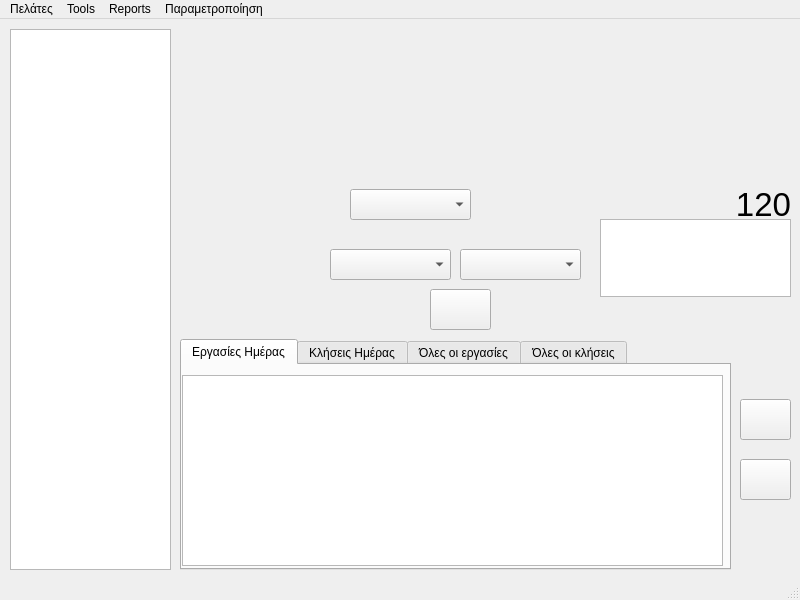
<?xml version="1.0" encoding="UTF-8"?>
<ui version="4.0">
 <class>MainWindow</class>
 <widget class="QMainWindow" name="MainWindow">
  <property name="geometry">
   <rect>
    <x>0</x>
    <y>0</y>
    <width>800</width>
    <height>600</height>
   </rect>
  </property>
  <property name="windowTitle">
   <string>HourGlass</string>
  </property>
  <widget class="QWidget" name="centralwidget">
   <widget class="QTableView" name="tableCustomers">
    <property name="geometry">
     <rect>
      <x>10</x>
      <y>10</y>
      <width>161</width>
      <height>541</height>
     </rect>
    </property>
   </widget>
   <widget class="QLabel" name="label_customer">
    <property name="geometry">
     <rect>
      <x>190</x>
      <y>230</y>
      <width>121</width>
      <height>31</height>
     </rect>
    </property>
    <property name="font">
     <font>
      <pointsize>12</pointsize>
      <weight>75</weight>
      <bold>true</bold>
     </font>
    </property>
    <property name="text">
     <string/>
    </property>
   </widget>
   <widget class="QComboBox" name="comboplace">
    <property name="geometry">
     <rect>
      <x>330</x>
      <y>230</y>
      <width>121</width>
      <height>31</height>
     </rect>
    </property>
   </widget>
   <widget class="QComboBox" name="comboproject">
    <property name="geometry">
     <rect>
      <x>460</x>
      <y>230</y>
      <width>121</width>
      <height>31</height>
     </rect>
    </property>
   </widget>
   <widget class="QTextEdit" name="textEdit">
    <property name="geometry">
     <rect>
      <x>600</x>
      <y>200</y>
      <width>191</width>
      <height>78</height>
     </rect>
    </property>
   </widget>
   <widget class="QPushButton" name="pushHour">
    <property name="geometry">
     <rect>
      <x>430</x>
      <y>270</y>
      <width>61</width>
      <height>41</height>
     </rect>
    </property>
    <property name="text">
     <string/>
    </property>
   </widget>
   <widget class="QLabel" name="labelCustTime">
    <property name="geometry">
     <rect>
      <x>190</x>
      <y>270</y>
      <width>231</width>
      <height>41</height>
     </rect>
    </property>
    <property name="font">
     <font>
      <pointsize>18</pointsize>
      <weight>75</weight>
      <bold>true</bold>
     </font>
    </property>
    <property name="text">
     <string/>
    </property>
   </widget>
   <widget class="QLabel" name="labelTime">
    <property name="geometry">
     <rect>
      <x>500</x>
      <y>270</y>
      <width>91</width>
      <height>41</height>
     </rect>
    </property>
    <property name="font">
     <font>
      <pointsize>18</pointsize>
     </font>
    </property>
    <property name="text">
     <string/>
    </property>
   </widget>
   <widget class="QPushButton" name="pushAddEarlier">
    <property name="geometry">
     <rect>
      <x>740</x>
      <y>380</y>
      <width>51</width>
      <height>41</height>
     </rect>
    </property>
    <property name="text">
     <string/>
    </property>
   </widget>
   <widget class="QLabel" name="labelDaySum">
    <property name="geometry">
     <rect>
      <x>720</x>
      <y>170</y>
      <width>71</width>
      <height>31</height>
     </rect>
    </property>
    <property name="font">
     <font>
      <pointsize>25</pointsize>
     </font>
    </property>
    <property name="text">
     <string>120</string>
    </property>
    <property name="alignment">
     <set>Qt::AlignRight|Qt::AlignTrailing|Qt::AlignVCenter</set>
    </property>
   </widget>
   <widget class="QComboBox" name="comboGraph">
    <property name="geometry">
     <rect>
      <x>350</x>
      <y>170</y>
      <width>121</width>
      <height>31</height>
     </rect>
    </property>
   </widget>
   <widget class="QTabWidget" name="tabWidget">
    <property name="geometry">
     <rect>
      <x>180</x>
      <y>320</y>
      <width>551</width>
      <height>231</height>
     </rect>
    </property>
    <property name="currentIndex">
     <number>0</number>
    </property>
    <widget class="QWidget" name="tab">
     <attribute name="title">
      <string>Εργασίες Ημέρας</string>
     </attribute>
     <widget class="QTableView" name="tableView">
      <property name="geometry">
       <rect>
        <x>0</x>
        <y>10</y>
        <width>541</width>
        <height>191</height>
       </rect>
      </property>
     </widget>
    </widget>
    <widget class="QWidget" name="tab_3">
     <attribute name="title">
      <string>Κλήσεις Ημέρας</string>
     </attribute>
     <widget class="QTableView" name="tableTodayCalls">
      <property name="geometry">
       <rect>
        <x>0</x>
        <y>0</y>
        <width>541</width>
        <height>201</height>
       </rect>
      </property>
     </widget>
    </widget>
    <widget class="QWidget" name="tab_2">
     <attribute name="title">
      <string>Όλες οι εργασίες</string>
     </attribute>
     <widget class="QTableView" name="tableView_2">
      <property name="geometry">
       <rect>
        <x>0</x>
        <y>10</y>
        <width>541</width>
        <height>191</height>
       </rect>
      </property>
     </widget>
    </widget>
    <widget class="QWidget" name="tab_4">
     <attribute name="title">
      <string>Όλες οι κλήσεις</string>
     </attribute>
     <widget class="QTableView" name="tableAllCalls">
      <property name="geometry">
       <rect>
        <x>0</x>
        <y>10</y>
        <width>541</width>
        <height>192</height>
       </rect>
      </property>
     </widget>
    </widget>
   </widget>
   <widget class="QPushButton" name="pushDelete">
    <property name="geometry">
     <rect>
      <x>740</x>
      <y>440</y>
      <width>51</width>
      <height>41</height>
     </rect>
    </property>
    <property name="text">
     <string/>
    </property>
   </widget>
  </widget>
  <widget class="QMenuBar" name="menubar">
   <property name="geometry">
    <rect>
     <x>0</x>
     <y>0</y>
     <width>800</width>
     <height>20</height>
    </rect>
   </property>
   <widget class="QMenu" name="menu">
    <property name="title">
     <string>Πελάτες</string>
    </property>
    <addaction name="action"/>
    <addaction name="actionProjects"/>
   </widget>
   <widget class="QMenu" name="menu_2">
    <property name="title">
     <string>Παραμετροποίηση</string>
    </property>
    <widget class="QMenu" name="menu_3">
     <property name="title">
      <string>Πίνακες</string>
     </property>
     <addaction name="actionT"/>
     <addaction name="action_3"/>
    </widget>
    <addaction name="menu_3"/>
   </widget>
   <widget class="QMenu" name="menuReports">
    <property name="title">
     <string>Reports</string>
    </property>
   </widget>
   <widget class="QMenu" name="menuTools">
    <property name="title">
     <string>Tools</string>
    </property>
    <addaction name="actionEmail"/>
    <addaction name="action_2"/>
    <addaction name="actionReview"/>
    <addaction name="actionMigration"/>
   </widget>
   <addaction name="menu"/>
   <addaction name="menuTools"/>
   <addaction name="menuReports"/>
   <addaction name="menu_2"/>
  </widget>
  <widget class="QStatusBar" name="statusbar"/>
  <action name="action">
   <property name="text">
    <string>Προσθήκη</string>
   </property>
  </action>
  <action name="actionT">
   <property name="text">
    <string>Tύποι Εργασιών</string>
   </property>
  </action>
  <action name="action_3">
   <property name="text">
    <string>Τόποι Εκτέλεσης</string>
   </property>
  </action>
  <action name="actionMigration">
   <property name="text">
    <string>Migration</string>
   </property>
  </action>
  <action name="action_2">
   <property name="text">
    <string>Τιμολόγηση</string>
   </property>
  </action>
  <action name="actionEmail">
   <property name="text">
    <string>Email Eργασιών</string>
   </property>
  </action>
  <action name="actionReview">
   <property name="text">
    <string>Review Τιμολόγησης</string>
   </property>
  </action>
  <action name="actionProjects">
   <property name="text">
    <string>Projects</string>
   </property>
  </action>
 </widget>
 <resources/>
 <connections/>
</ui>
